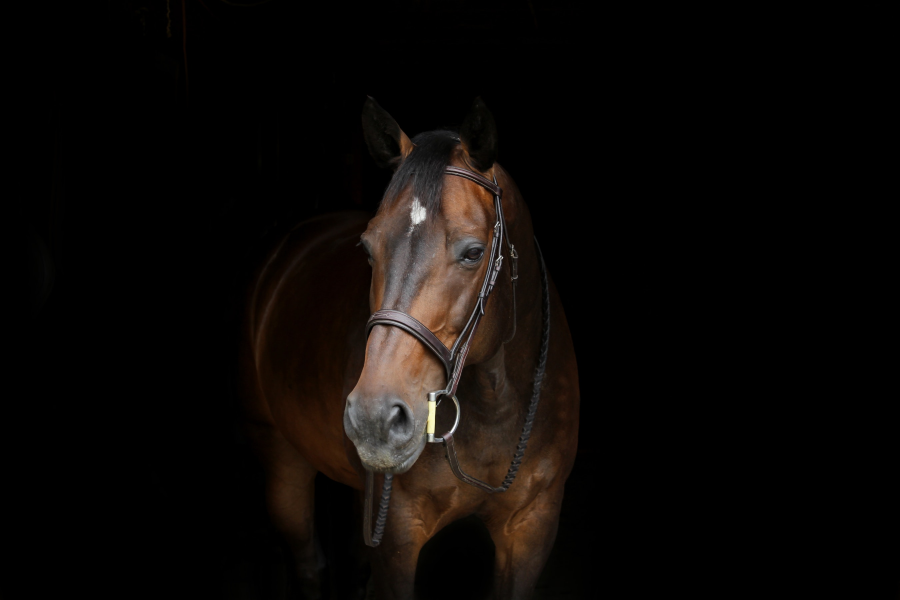
#> input picture DATA/horse.jpg, 2700 x 1800 px, found by its file name (shown at 1/3 size)
$ jupyter execute Lecture30Histogram.ipynb   (shell and % lines are left out)
#> lines starting #> are read from the running program, lines starting #| are printed output that depends on the picture
[cell 1]
import cv2
import numpy as np
import matplotlib.pyplot as plt

[cell 2]
dark_horse=cv2.imread("D:\Python CV_Course\Computer-Vision-with-Python\DATA\horse.jpg")
#> dark_horse is the input picture: shape (1800, 2700, 3); mean B, G, R 6.9, 8.9, 12
show_horse=cv2.cvtColor(dark_horse,cv2.COLOR_BGR2RGB)

rainbow=cv2.imread("rainbow.jpg")
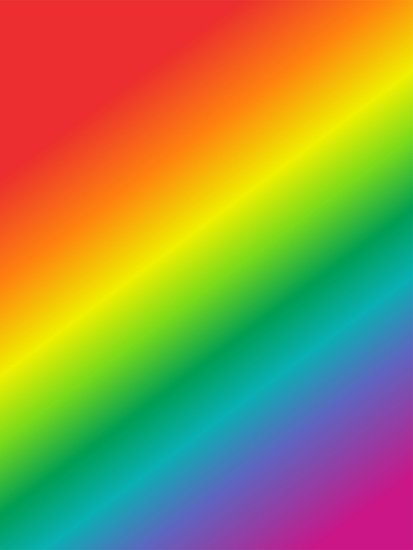
#> input picture rainbow.jpg, 413 x 550 px
#> rainbow is the input picture: shape (550, 413, 3); mean B, G, R 72.8, 142.3, 152.3
show_rainbow=cv2.cvtColor(rainbow,cv2.COLOR_BGR2RGB)

blue_bricks=cv2.imread("bricks.jpg")
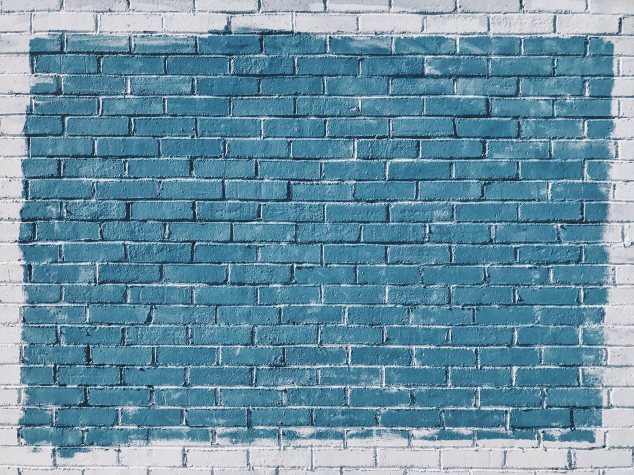
#> input picture bricks.jpg, 1267 x 950 px (shown at 1/2 size)
#> blue_bricks is the input picture: shape (950, 1267, 3); mean B, G, R 163.5, 144, 104.9
show_bricks=cv2.cvtColor(blue_bricks,cv2.COLOR_BGR2RGB)

[cell 3]
plt.imshow(dark_horse)

[cell 4]
plt.imshow(show_rainbow)

[cell 5]
plt.imshow(show_bricks)

[cell 6]
histbrick=cv2.calcHist([blue_bricks],channels=[0],mask=None,histSize=[256],ranges=[0,256])#BGR for opencv
#> histbrick = 256 values, max 19329 at index 150, min 0 at index 0, mean 4701.8
plt.plot(histbrick)
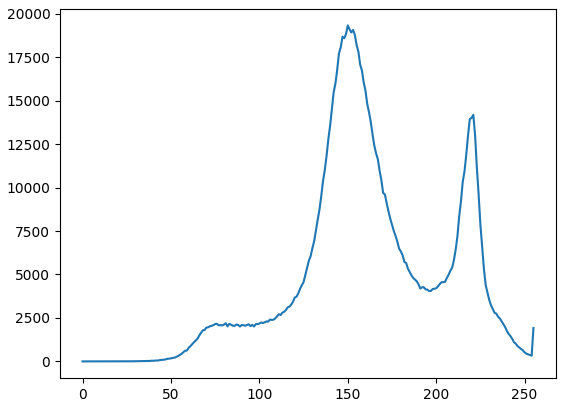
#> figure drawn by matplotlib, 1 panel; curve peaks at x = 150, y = 19329

[cell 7]
histhorse=cv2.calcHist([dark_horse],[0],None,[256],[0,256])
#> histhorse = 256 values, max 3726045 at index 0, min 10 at index 246, mean 18984.4
plt.plot(histhorse)
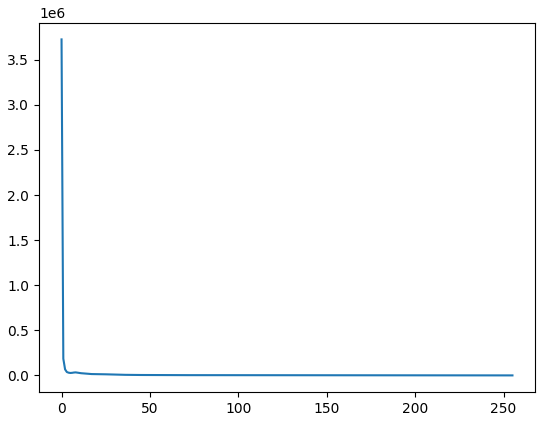
#> figure drawn by matplotlib, 1 panel; curve peaks at x = 0, y = 3726045

[cell 8]
img=blue_bricks

[cell 9]
color=("b","g","r")
for i,col in enumerate(color):
    histr=cv2.calcHist([img],[i],None,[256],[0,256])
    plt.plot(histr,color=col)#color argument prints the histogram in the said color
    plt.xlim([0,256])
plt.title("HISTOGRAM FOR BLUE BRICKS")
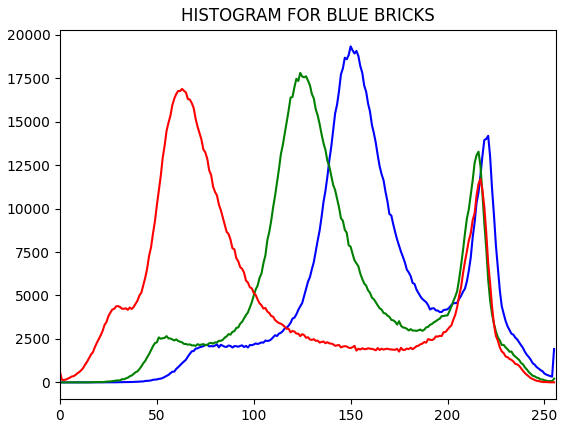
#> figure drawn by matplotlib, 1 panel; curve peaks at x = 150, y = 19329; curve peaks at x = 124, y = 17804; curve peaks at x = 63, y = 16885

[cell 10]
img2=dark_horse
color=("b","g","r")
for i,col in enumerate(color):
    histr=cv2.calcHist([img2],[i],None,[256],[0,256])
    plt.plot(histr,color=col)#color argument prints the histogram in the said color
    plt.xlim([0,256])
plt.title("HISTOGRAM FOR DARK HORSE")
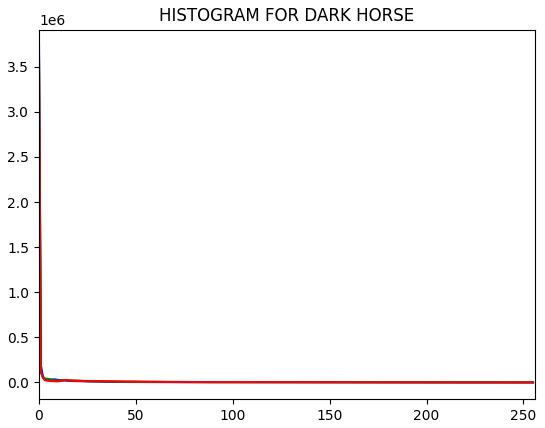
#> figure drawn by matplotlib, 1 panel; curve peaks at x = 0, y = 3726045; curve peaks at x = 0, y = 3605157; curve peaks at x = 0, y = 3582424

[cell 11]
img3=show_horse
color=("b","g","r")
for i,col in enumerate(color):
    histr=cv2.calcHist([img3],[i],None,[256],[0,256])
    plt.plot(histr,color=col)
    plt.xlim=([0,100])
    plt.ylim=([0,50000])
plt.title("HISTOGRAM FOR DARK HORSE RGB FORM")
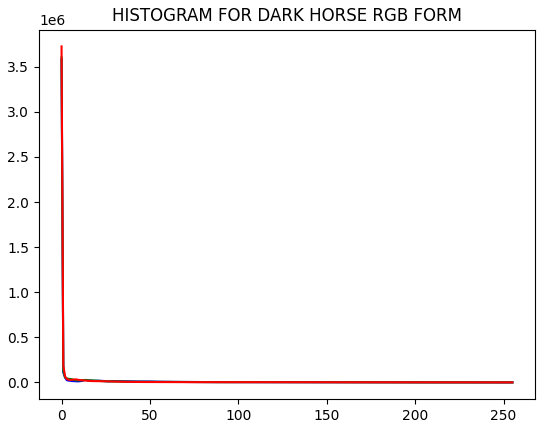
#> figure drawn by matplotlib, 1 panel; curve peaks at x = 0, y = 3582424; curve peaks at x = 0, y = 3605157; curve peaks at x = 0, y = 3726045
